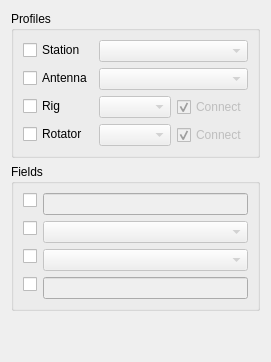
     <widget class="QWidget" name="valuesTab">
      <attribute name="title">
       <string>Values</string>
      </attribute>
      <layout class="QVBoxLayout" name="verticalLayout_8">
       <item>
        <widget class="QGroupBox" name="profilesGroupBox">
         <property name="title">
          <string>Profiles</string>
         </property>
         <layout class="QFormLayout" name="formLayout_2">
          <item row="0" column="0">
           <widget class="QCheckBox" name="stationProfileCheckbox">
            <property name="toolTip">
             <string>If unchecked, the profile does not change</string>
            </property>
            <property name="text">
             <string>Station</string>
            </property>
           </widget>
          </item>
          <item row="0" column="1">
           <layout class="QHBoxLayout" name="horizontalLayout_13">
            <item>
             <widget class="QComboBox" name="stationProfileCombo">
              <property name="enabled">
               <bool>false</bool>
              </property>
             </widget>
            </item>
           </layout>
          </item>
          <item row="1" column="0">
           <widget class="QCheckBox" name="antennaProfileCheckbox">
            <property name="toolTip">
             <string>If unchecked, the profile does not change</string>
            </property>
            <property name="text">
             <string>Antenna</string>
            </property>
           </widget>
          </item>
          <item row="1" column="1">
           <layout class="QHBoxLayout" name="horizontalLayout_12">
            <item>
             <widget class="QComboBox" name="antennaProfileCombo">
              <property name="enabled">
               <bool>false</bool>
              </property>
             </widget>
            </item>
           </layout>
          </item>
          <item row="2" column="0">
           <widget class="QCheckBox" name="rigProfileCheckbox">
            <property name="toolTip">
             <string>If unchecked, the profile does not change</string>
            </property>
            <property name="text">
             <string>Rig</string>
            </property>
           </widget>
          </item>
          <item row="2" column="1">
           <layout class="QHBoxLayout" name="horizontalLayout_10">
            <item>
             <widget class="QComboBox" name="rigProfileCombo">
              <property name="enabled">
               <bool>false</bool>
              </property>
             </widget>
            </item>
            <item>
             <widget class="QCheckBox" name="rigAutoconnectCheckbox">
              <property name="enabled">
               <bool>false</bool>
              </property>
              <property name="sizePolicy">
               <sizepolicy hsizetype="Maximum" vsizetype="Fixed">
                <horstretch>0</horstretch>
                <verstretch>0</verstretch>
               </sizepolicy>
              </property>
              <property name="toolTip">
               <string>Connect automatically</string>
              </property>
              <property name="text">
               <string>Connect</string>
              </property>
              <property name="checked">
               <bool>true</bool>
              </property>
             </widget>
            </item>
           </layout>
          </item>
          <item row="3" column="0">
           <widget class="QCheckBox" name="rotatorProfileCheckbox">
            <property name="toolTip">
             <string>If unchecked, the profile does not change</string>
            </property>
            <property name="text">
             <string>Rotator</string>
            </property>
           </widget>
          </item>
          <item row="3" column="1">
           <layout class="QHBoxLayout" name="horizontalLayout_11">
            <item>
             <widget class="QComboBox" name="rotatorProfileCombo">
              <property name="enabled">
               <bool>false</bool>
              </property>
             </widget>
            </item>
            <item>
             <widget class="QCheckBox" name="rotatorAutoconnectCheckbox">
              <property name="enabled">
               <bool>false</bool>
              </property>
              <property name="sizePolicy">
               <sizepolicy hsizetype="Maximum" vsizetype="Fixed">
                <horstretch>0</horstretch>
                <verstretch>0</verstretch>
               </sizepolicy>
              </property>
              <property name="toolTip">
               <string>Connect automatically</string>
              </property>
              <property name="text">
               <string>Connect</string>
              </property>
              <property name="checked">
               <bool>true</bool>
              </property>
             </widget>
            </item>
           </layout>
          </item>
         </layout>
        </widget>
       </item>
       <item>
        <widget class="QGroupBox" name="fieldsGroupBox">
         <property name="title">
          <string>Fields</string>
         </property>
         <layout class="QFormLayout" name="formLayout_4">
          <item row="0" column="0">
           <widget class="QCheckBox" name="contestIDCheckbox">
            <property name="text">
             <string/>
            </property>
           </widget>
          </item>
          <item row="0" column="1">
           <widget class="QLineEdit" name="contestIDEdit">
            <property name="enabled">
             <bool>false</bool>
            </property>
           </widget>
          </item>
          <item row="1" column="0">
           <widget class="QCheckBox" name="propagationModeCheckbox">
            <property name="text">
             <string/>
            </property>
           </widget>
          </item>
          <item row="1" column="1">
           <widget class="QComboBox" name="propagationModeCombo">
            <property name="enabled">
             <bool>false</bool>
            </property>
           </widget>
          </item>
          <item row="2" column="0">
           <widget class="QCheckBox" name="satModeCheckbox">
            <property name="text">
             <string/>
            </property>
           </widget>
          </item>
          <item row="2" column="1">
           <widget class="QComboBox" name="satModeCombo">
            <property name="enabled">
             <bool>false</bool>
            </property>
           </widget>
          </item>
          <item row="3" column="0">
           <widget class="QCheckBox" name="satNameCheckbox">
            <property name="text">
             <string/>
            </property>
           </widget>
          </item>
          <item row="3" column="1">
           <widget class="QLineEdit" name="satNameEdit">
            <property name="enabled">
             <bool>false</bool>
            </property>
           </widget>
          </item>
         </layout>
        </widget>
       </item>
       <item>
        <spacer name="verticalSpacer">
         <property name="orientation">
          <enum>Qt::Vertical</enum>
         </property>
         <property name="sizeHint" stdset="0">
          <size>
           <width>20</width>
           <height>40</height>
          </size>
         </property>
        </spacer>
       </item>
      </layout>
     </widget>
